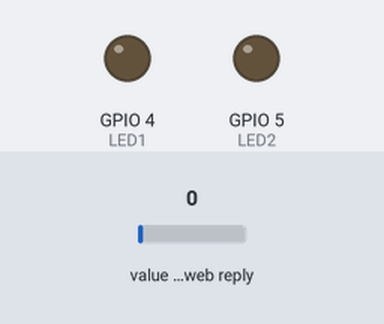
Bench run of a sketch on a simulated ESP32. On the bench: output pins drawn as LEDs (lit = HIGH). The inputs (shaded band) are chosen by the test bench; at power-on: value in the web reply 0. WiFi joins after 1.5 s; servers stay silent unless stated; web services answer with replies made up by the test bench; what the sketch prints to the serial monitor is not drawn.

Above: at 3.2 s.
3.3 s: value in the web reply set to 17
9.2 s: value in the web reply set to 21
At 13.2 s:
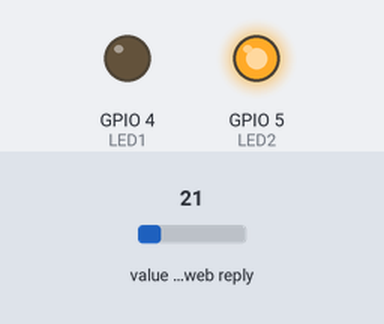
15.1 s: value in the web reply set to 28
21.0 s: value in the web reply set to 32
At 24.3 s:
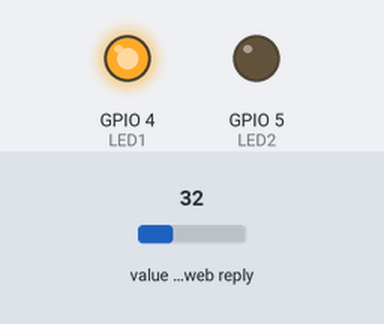
26.9 s: value in the web reply set to 2
At 28.7 s:
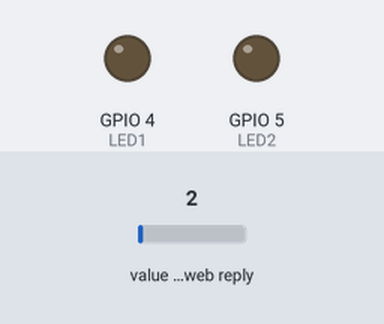
32.8 s: value in the web reply set to 25
At 34.2 s:
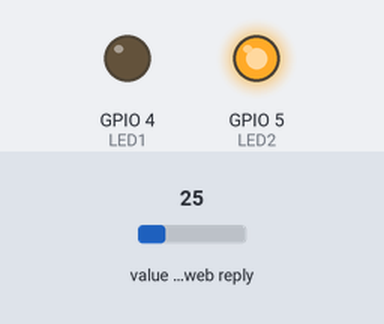
Timing chart, 0 to 35.8 s (numbered marks = the images above; inputs shaded):
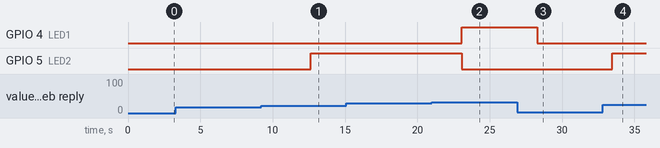

The sketch:

iot1read.ino
```cpp
#include <WiFi.h>
#include <HTTPClient.h>

#define LED1 4  // GPIO for LED 1
#define LED2 5  // GPIO for LED 2

const char* ssid = "Galaxy M31sE1E0";
const char* password = "12345678";
const char* apiKey = "CRVSYEYVN1CLX3UM";
const char* server = "http://api.thingspeak.com";
const int channelID = 2824552;  // Replace with your ThingSpeak channel ID
const int fieldNumber = 1;             // Replace with the field number for temperature

void setup() {
  Serial.begin(115200);

  pinMode(LED1, OUTPUT);
  pinMode(LED2, OUTPUT);

  WiFi.begin(ssid, password);
  Serial.print("Connecting to Wi-Fi");
  while (WiFi.status() != WL_CONNECTED) {
    delay(1000);
    Serial.print(".");
  }
  Serial.println("\nConnected to Wi-Fi");
}

void loop() {
  if (WiFi.status() == WL_CONNECTED) {
    HTTPClient http;
    String url = String(server) + "/channels/" + String(channelID) + "/fields/" + String(fieldNumber) + "/last.json?api_key=" + apiKey;
    http.begin(url);

    int httpResponseCode = http.GET();
    if (httpResponseCode > 0) {
      String response = http.getString();
      Serial.println("Response: " + response);

      // Parse the temperature value from the JSON response
      float temperature = extractTemperature(response);
      Serial.println("Temperature: " + String(temperature));

      // Control LEDs based on temperature
      if (temperature > 30.0) {
        digitalWrite(LED1, HIGH);
        digitalWrite(LED2, LOW);
      } else if (temperature <= 30.0 && temperature >= 20.0) {
        digitalWrite(LED1, LOW);
        digitalWrite(LED2, HIGH);
      } else {
        digitalWrite(LED1, LOW);
        digitalWrite(LED2, LOW);
      }
    } else {
      Serial.println("Error in HTTP request: " + String(httpResponseCode));
    }
    http.end();
  } else {
    Serial.println("Wi-Fi disconnected, reconnecting...");
    WiFi.reconnect();
    delay(1000);
  }
  delay(5000);  // Wait before the next request
}

float extractTemperature(String json) {
  int index = json.indexOf("\"field" + String(fieldNumber) + "\":\"");
  if (index != -1) {
    int start = index + String("\"field" + String(fieldNumber) + "\":\"").length();
    int end = json.indexOf("\"", start);
    return json.substring(start, end).toFloat();
  }
  return -1;  // Return -1 if parsing fails
}
```

Measured:
- the behaviour switches between 19 and 20 on value in the web reply (found by bisection; images 0 and 1)
- the behaviour switches between 30 and 31 on value in the web reply (found by bisection; images 1 and 2)
- after the input at 3.3 s, every drawn part: stays the same
- after the input at 9.2 s, GPIO 5 (LED2): LOW → HIGH after 3.4 s
- after the input at 15.1 s, every drawn part: stays the same
- after the input at 21.0 s, GPIO 4 (LED1): LOW → HIGH after 2.1 s; GPIO 5 (LED2): HIGH → LOW after 2.1 s
- after the input at 26.9 s, GPIO 4 (LED1): HIGH → LOW after 1.4 s
- after the input at 32.8 s, GPIO 5 (LED2): LOW → HIGH after 0.68 s
